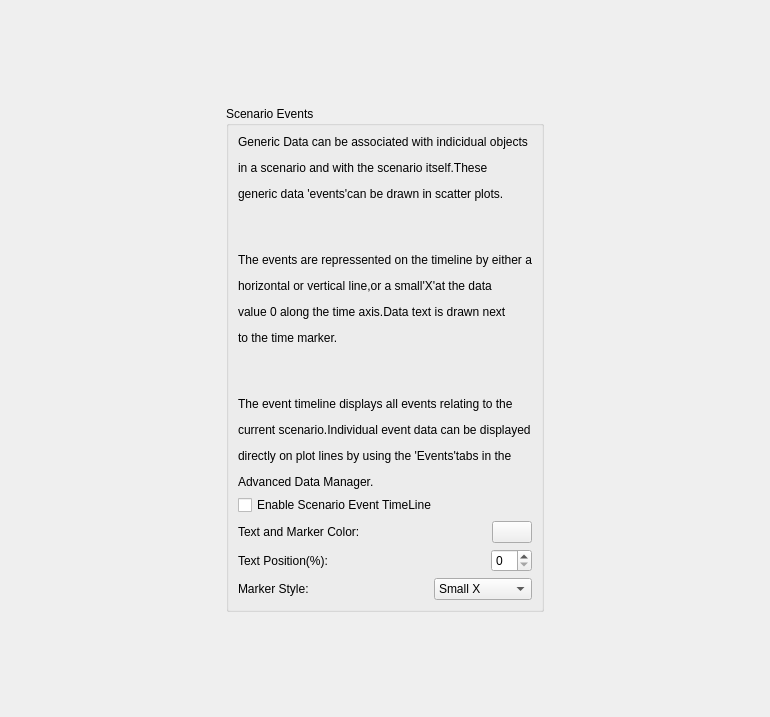
       <widget class="QWidget" name="page_9">
        <layout class="QGridLayout" name="gridLayout_12">
         <item row="0" column="1">
          <spacer name="verticalSpacer_8">
           <property name="orientation">
            <enum>Qt::Vertical</enum>
           </property>
           <property name="sizeHint" stdset="0">
            <size>
             <width>20</width>
             <height>95</height>
            </size>
           </property>
          </spacer>
         </item>
         <item row="1" column="0">
          <spacer name="horizontalSpacer_39">
           <property name="orientation">
            <enum>Qt::Horizontal</enum>
           </property>
           <property name="sizeHint" stdset="0">
            <size>
             <width>215</width>
             <height>20</height>
            </size>
           </property>
          </spacer>
         </item>
         <item row="1" column="1" rowspan="2" colspan="2">
          <widget class="QGroupBox" name="groupBox_20">
           <property name="title">
            <string>Scenario Events</string>
           </property>
           <layout class="QVBoxLayout" name="verticalLayout_32">
            <item>
             <widget class="QLabel" name="label_82">
              <property name="text">
               <string>&lt;html&gt;&lt;head/&gt;&lt;body&gt;&lt;p&gt;Generic Data can be associated with indicidual objects&lt;/p&gt;&lt;p&gt;in a scenario and with the scenario itself.These&lt;/p&gt;&lt;p&gt;generic data 'events'can be drawn in scatter plots.&lt;/p&gt;&lt;p&gt;&lt;br/&gt;&lt;/p&gt;&lt;p&gt;The events are repressented on the timeline by either a&lt;/p&gt;&lt;p&gt;horizontal or vertical line,or a small'X'at the data&lt;/p&gt;&lt;p&gt;value 0 along the time axis.Data text is drawn next&lt;/p&gt;&lt;p&gt;to the time marker.&lt;/p&gt;&lt;p&gt;&lt;br/&gt;&lt;/p&gt;&lt;p&gt;The event timeline displays all events relating to the&lt;/p&gt;&lt;p&gt;current scenario.Individual event data can be displayed&lt;/p&gt;&lt;p&gt;directly on plot lines by using the 'Events'tabs in the&lt;/p&gt;&lt;p&gt;Advanced Data Manager.&lt;/p&gt;&lt;/body&gt;&lt;/html&gt;</string>
              </property>
             </widget>
            </item>
            <item>
             <layout class="QHBoxLayout" name="horizontalLayout_67">
              <item>
               <widget class="QCheckBox" name="checkBox_24">
                <property name="text">
                 <string>Enable Scenario Event TimeLine</string>
                </property>
               </widget>
              </item>
              <item>
               <spacer name="horizontalSpacer_37">
                <property name="orientation">
                 <enum>Qt::Horizontal</enum>
                </property>
                <property name="sizeHint" stdset="0">
                 <size>
                  <width>40</width>
                  <height>20</height>
                 </size>
                </property>
               </spacer>
              </item>
             </layout>
            </item>
            <item>
             <layout class="QHBoxLayout" name="horizontalLayout_64">
              <item>
               <widget class="QLabel" name="label_83">
                <property name="text">
                 <string>Text and Marker Color:</string>
                </property>
               </widget>
              </item>
              <item>
               <spacer name="horizontalSpacer_36">
                <property name="orientation">
                 <enum>Qt::Horizontal</enum>
                </property>
                <property name="sizeHint" stdset="0">
                 <size>
                  <width>40</width>
                  <height>20</height>
                 </size>
                </property>
               </spacer>
              </item>
              <item>
               <widget class="QPushButton" name="pushButton_49">
                <property name="text">
                 <string/>
                </property>
               </widget>
              </item>
             </layout>
            </item>
            <item>
             <layout class="QHBoxLayout" name="horizontalLayout_65">
              <item>
               <widget class="QLabel" name="label_84">
                <property name="text">
                 <string>Text Position(%):</string>
                </property>
               </widget>
              </item>
              <item>
               <spacer name="horizontalSpacer_35">
                <property name="orientation">
                 <enum>Qt::Horizontal</enum>
                </property>
                <property name="sizeHint" stdset="0">
                 <size>
                  <width>40</width>
                  <height>20</height>
                 </size>
                </property>
               </spacer>
              </item>
              <item>
               <widget class="QSpinBox" name="spinBox_5"/>
              </item>
             </layout>
            </item>
            <item>
             <layout class="QHBoxLayout" name="horizontalLayout_66">
              <item>
               <widget class="QLabel" name="label_85">
                <property name="text">
                 <string>Marker Style:</string>
                </property>
               </widget>
              </item>
              <item>
               <spacer name="horizontalSpacer_34">
                <property name="orientation">
                 <enum>Qt::Horizontal</enum>
                </property>
                <property name="sizeHint" stdset="0">
                 <size>
                  <width>40</width>
                  <height>20</height>
                 </size>
                </property>
               </spacer>
              </item>
              <item>
               <widget class="QComboBox" name="comboBox_14">
                <item>
                 <property name="text">
                  <string>Small X</string>
                 </property>
                </item>
                <item>
                 <property name="text">
                  <string>Vertical Line</string>
                 </property>
                </item>
               </widget>
              </item>
             </layout>
            </item>
           </layout>
          </widget>
         </item>
         <item row="2" column="3">
          <spacer name="horizontalSpacer_38">
           <property name="orientation">
            <enum>Qt::Horizontal</enum>
           </property>
           <property name="sizeHint" stdset="0">
            <size>
             <width>215</width>
             <height>20</height>
            </size>
           </property>
          </spacer>
         </item>
         <item row="3" column="2">
          <spacer name="verticalSpacer_9">
           <property name="orientation">
            <enum>Qt::Vertical</enum>
           </property>
           <property name="sizeHint" stdset="0">
            <size>
             <width>20</width>
             <height>94</height>
            </size>
           </property>
          </spacer>
         </item>
        </layout>
       </widget>
